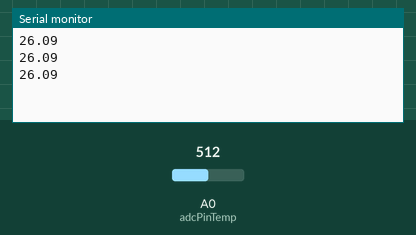
This sketch was run on a simulated Arduino Uno, built with avr-gcc and run on an emulated ATmega328P. Shown: the last lines printed to the serial monitor. Inputs (shaded band) come from the test bench; at power-on: A0 (adcPinTemp) = 512.

Above: at 1.2 s.
1.3 s: A0 (adcPinTemp) set to 716
At 2.2 s:
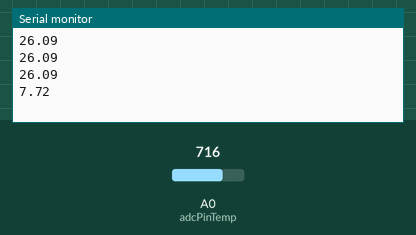
2.8 s: A0 (adcPinTemp) set to 900
At 3.3 s:
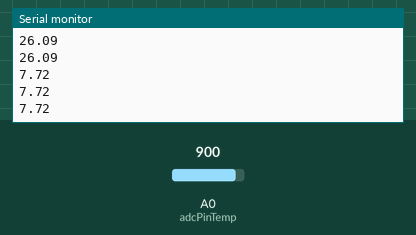
Timing chart, 0 to 5.8 s (numbered marks = the images above; inputs shaded):
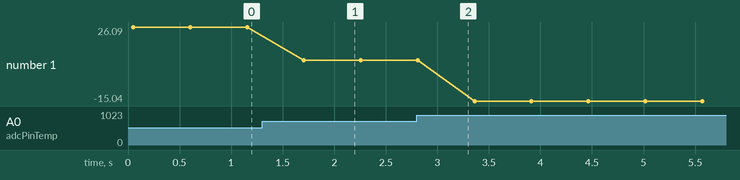

The sketch:

exercise_18.ino
```cpp
/*
 * Thermoelectric cooler control circuit
 * Step 1
 *
 * Currently implemented:
 * - get the current temperature from the thermistor
 */

// Load libraries
// Adafruit Display initialization
// Variables and Pins for temperature measurement
float currentTemperature;  // current temperature (Celsius)

int numOfAverages = 5;  // averages to take for temperature measurement
float resReference = 10.01;  // Reference resistor in kOhm

const int adcPinTemp = A0;  // Pin for ADC measurement

const float fitParamA = 0.002785219503;  // fit parameter a
const float fitParamB = 0.000241846138;  // fit parameter b
const float fitParamC = 0.000000831227;  // fit parameter c
const float KtoC = 272.15;  // how to convert Kelvin to Celsius

// Variables for set temperature, happiness level
// Thermoelectric cooler variables and Pins
// Button pins to set temperature
// LED Pins and temperature happiness range

void setup() {
  Serial.begin(9600);  // temporary
  // Initialize Adafruit display
  // Initialize pin modes for buttons, PWM for cooler, LEDs
}

void getTemperature() {
  // Read thermistor, calculate and store temperature

  // read ADC value numOfAverages times and add up.
  int adcReadValue = 0;
  for (int it = 0; it < numOfAverages; it++) {
    adcReadValue += analogRead(adcPinTemp);  // read ADC value
    delay(10);  // wait 10 ms before the next measurement
  }
  // calculate average
  float adcAvg = float(adcReadValue) / float(numOfAverages);
  // calculate resistance of thermistor, equation (3.8)
  float resTherm = resReference / (1023 / adcAvg - 1);
  // calculate temperature, equation (3.9)
  currentTemperature = 1 / (
      fitParamA + fitParamB * log(resTherm) + fitParamC * pow(log(resTherm), 3)
    ) - KtoC;
}

void setDisplay(int valueToSet, bool setpoint=false) {
  // Set the display with a value to set (integer)
  // Additionaly display 'S' if we are in set mode
}

void setMode() {
  // Check if we are in set mode and adjust display
  // If in set mode, adjust set point if called for
}

void controlTEC() {
  // Control the termoelectric cooler.
}

void checkTemperatureOk() {
  // If temperature in given range, turn green LED on
}

void loop() {
  getTemperature();

  // print to serial for now
  Serial.println(currentTemperature);

  delay(500);  // make it a touch slower
}
```

Measured:
- after the input at 1.3 s, the serial monitor: prints a new line after 0.41 s (image 1)
- plotted number 1: 26.09 → 7.72 after the input at 1.3 s, 7.72 → -15.04 after the input at 2.8 s
